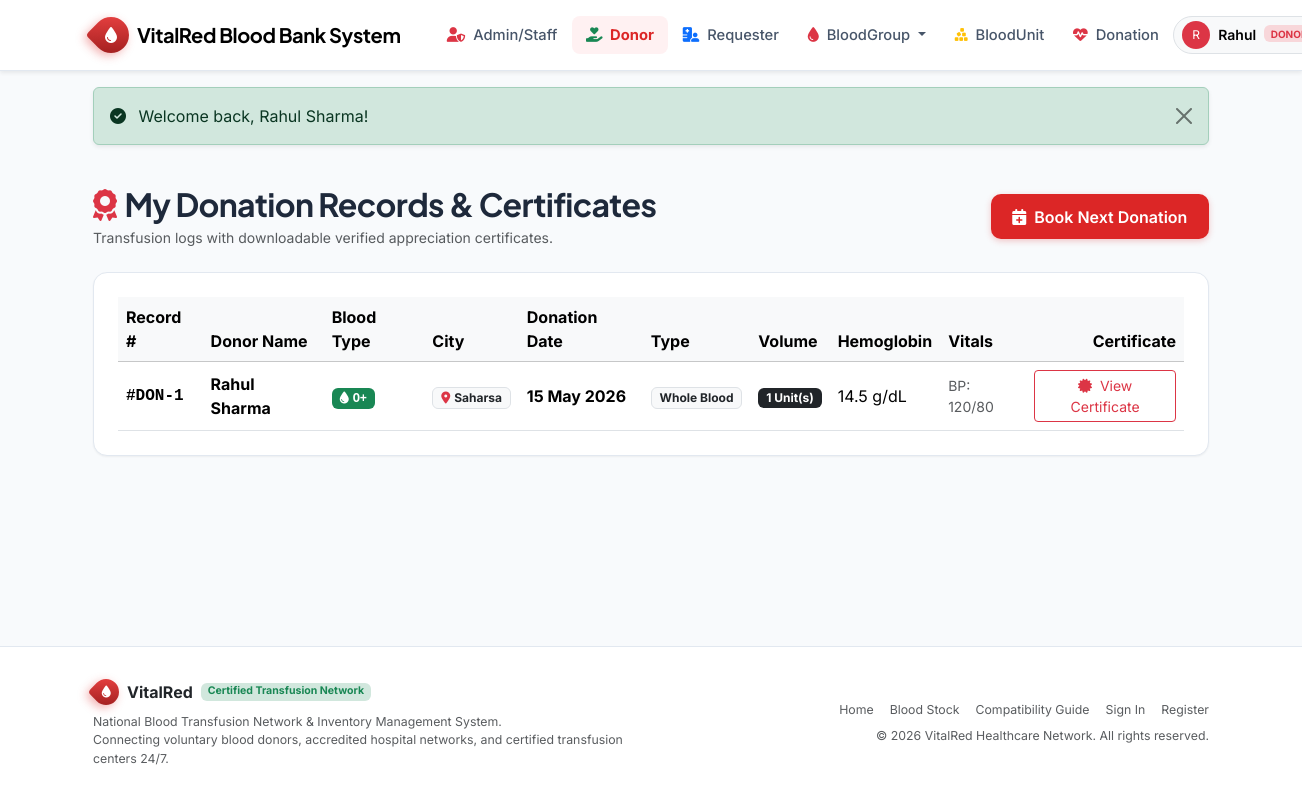
Screenshot of /donor/history.php (signed in) with the database file from the repository.
### tables this page shows
CREATE TABLE donors (
    donor_id INT AUTO_INCREMENT PRIMARY KEY,
    user_id INT NULL UNIQUE,                      
    first_name VARCHAR(60) NOT NULL,
    last_name VARCHAR(60) NOT NULL,
    dob DATE NOT NULL,
    gender ENUM('Male', 'Female', 'Other') NOT NULL,
    blood_group_id INT NOT NULL,
    address_street VARCHAR(180) NOT NULL,
    city VARCHAR(80) NOT NULL,
    state VARCHAR(80) NOT NULL DEFAULT 'Delhi NCR',
    pincode VARCHAR(15) NOT NULL,
    emergency_contact VARCHAR(25) NOT NULL,
    last_donation_date DATE NULL,
    created_at TIMESTAMP DEFAULT CURRENT_TIMESTAMP,
    CONSTRAINT fk_donor_user FOREIGN KEY (user_id) 
        REFERENCES users (user_id) ON DELETE SET NULL ON UPDATE CASCADE,
    CONSTRAINT fk_donor_blood_group FOREIGN KEY (blood_group_id) 
        REFERENCES blood_groups (blood_group_id) ON DELETE RESTRICT ON UPDATE CASCADE,
    INDEX idx_donor_blood_group (blood_group_id),
    INDEX idx_donor_city (city)
);

CREATE TABLE donations (
    donation_id INT AUTO_INCREMENT PRIMARY KEY,
    donor_id INT NOT NULL,
    blood_group_id INT NOT NULL,
    donation_date DATE NOT NULL,
    units_collected INT NOT NULL DEFAULT 1,
    hemoglobin_g_dl DECIMAL(4, 1) NOT NULL,       
    blood_pressure VARCHAR(15) NOT NULL,          
    donation_type ENUM('Whole Blood', 'Platelets', 'Plasma', 'Red Cells') DEFAULT 'Whole Blood',
    staff_id INT NULL,                            
    remarks VARCHAR(255) NULL,
    created_at TIMESTAMP DEFAULT CURRENT_TIMESTAMP,
    CONSTRAINT fk_donation_donor FOREIGN KEY (donor_id) 
        REFERENCES donors (donor_id) ON DELETE RESTRICT ON UPDATE CASCADE,
    CONSTRAINT fk_donation_blood_group FOREIGN KEY (blood_group_id) 
        REFERENCES blood_groups (blood_group_id) ON DELETE RESTRICT ON UPDATE CASCADE,
    CONSTRAINT fk_donation_staff FOREIGN KEY (staff_id) 
        REFERENCES users (user_id) ON DELETE SET NULL ON UPDATE CASCADE,
    INDEX idx_donation_date (donation_date)
);

CREATE TABLE blood_groups (
    blood_group_id INT AUTO_INCREMENT PRIMARY KEY,
    group_name VARCHAR(5) NOT NULL UNIQUE,       
    rh_factor ENUM('Positive', 'Negative') NOT NULL,
    critical_threshold INT NOT NULL DEFAULT 5,   
    description VARCHAR(255) NULL
);

### donor/history.php (the view, shortened to what this page needs)
<?php
require_once __DIR__ . '/../includes/auth_helper.php';
$user_id = $_SESSION['user_id'];
$stmt = $pdo->prepare("SELECT d.*, bg.group_name, bg.rh_factor FROM donors d
                      JOIN blood_groups bg ON d.blood_group_id = bg.blood_group_id
                      WHERE d.user_id = ? LIMIT 1");
$stmt->execute([$user_id]);
$donor = $stmt->fetch();
$donations = [];
if ($donor) {
    $d_stmt = $pdo->prepare("SELECT * FROM donations WHERE donor_id = ? ORDER BY donation_date DESC");
    $d_stmt->execute([$donor['donor_id']]);
    $donations = $d_stmt->fetchAll();
}
require_once __DIR__ . '/../includes/header.php';
?>
<div class="container py-4">
    <div class="d-flex flex-wrap justify-content-between align-items-center mb-4 gap-3">
        <div>
            <h2 class="fw-bold mb-1"><i class="fa-solid fa-award text-danger me-2"></i>My Donation Records &amp; Certificates</h2>
            <p class="text-muted small mb-0">Transfusion logs with downloadable verified appreciation certificates.</p>
        </div>
        <a href="<?= BASE_URL ?>donor/schedule.php" class="btn btn-vitalred">
            <i class="fa-solid fa-calendar-plus me-1"></i> Book Next Donation
        </a>
    </div>
    <div class="vr-card p-4">
        <div class="table-responsive">
            <table class="table table-hover align-middle mb-0">
                <thead class="table-light">
                    <tr>
                        <th>Record #</th>
                        <th>Donor Name</th>
                        <th>Blood Type</th>
                        <th>City</th>
                        <th>Donation Date</th>
                        <th>Type</th>
                        <th>Volume</th>
                        <th>Hemoglobin</th>
                        <th>Vitals</th>
                        <th class="text-end">Certificate</th>
                    </tr>
                </thead>
                <tbody>
                    <?php if (empty($donations)): ?>
                        <tr><td colspan="10" class="text-center py-4 text-muted">No donation history recorded yet.</td></tr>
                    <?php else: ?>
                        <?php foreach ($donations as $dn): ?>
                            <tr>
                                <td class="font-monospace fw-bold">#DON-<?= $dn['donation_id'] ?></td>
                                <td class="fw-bold"><?= e(($donor['first_name'] ?? '') . ' ' . ($donor['last_name'] ?? '')) ?></td>
                                <td><?= get_blood_badge($donor['group_name'] ?? '') ?></td>
                                <td><span class="badge bg-light text-dark border"><i class="fa-solid fa-location-dot text-danger me-1"></i><?= e($donor['city'] ?? 'N/A') ?></span></td>
                                <td class="fw-bold"><?= format_date($dn['donation_date']) ?></td>
                                <td><span class="badge bg-light text-dark border"><?= e($dn['donation_type']) ?></span></td>
                                <td><span class="badge bg-dark"><?= e($dn['units_collected']) ?> Unit(s)</span></td>
                                <td><?= e($dn['hemoglobin_g_dl']) ?> g/dL</td>
                                <td class="small text-muted">BP: <?= e($dn['blood_pressure']) ?></td>
                                <td class="text-end">
                                    <button class="btn btn-outline-danger btn-sm" data-bs-toggle="modal" data-bs-target="#certModal<?= $dn['donation_id'] ?>">
                                        <i class="fa-solid fa-certificate me-1"></i> View Certificate
                                    </button>
                                </td>
                            </tr>
                        <?php endforeach; ?>
                    <?php endif; ?>
                </tbody>
            </table>
        </div>
    </div>
</div>
<?php require_once __DIR__ . '/../includes/footer.php'; ?>

### includes/header.php (shortened to what this page needs)
<?php
require_once __DIR__ . '/auth_helper.php';
$current_user = current_user();
$role = current_role();
$req_uri = $_SERVER['REQUEST_URI'] ?? '';
?>
<!DOCTYPE html>
<html lang="en">
<head>
    <link href="https://cdn.jsdelivr.net/npm/bootstrap@5.3.3/dist/css/bootstrap.min.css" rel="stylesheet">
    <link href="https://cdnjs.cloudflare.com/ajax/libs/font-awesome/6.5.2/css/all.min.css" rel="stylesheet">
    <link href="<?= BASE_URL ?>assets/css/style.css" rel="stylesheet">
</head>
<body>
<nav class="navbar navbar-expand-lg navbar-vitalred sticky-top shadow-sm">
    <div class="container">
        <a class="navbar-brand d-flex align-items-center gap-2" href="<?= BASE_URL ?>index.php">
            <span class="brand-icon-drop">
                <i class="fa-solid fa-droplet text-white"></i>
            </span>
            <div class="brand-text-block">
                <span class="brand-title">Vital<span class="brand-title-accent">Red</span></span>
                <span class="brand-subtitle">Blood Bank System</span>
            </div>
        </a>
        <div class="collapse navbar-collapse" id="navbarContent">
            <ul class="navbar-nav me-auto mb-2 mb-lg-0 ms-lg-3">
                <li class="nav-item">
                    <a class="nav-link text-nowrap <?= strpos($req_uri, 'admin/index') !== false ? 'active fw-bold' : '' ?>"
                       href="<?= BASE_URL ?><?= $role === 'admin' ? 'admin/index.php' : 'login.php' ?>">
                        <i class="fa-solid fa-user-shield me-1 text-danger"></i> Admin/Staff
                    </a>
                </li>
                <li class="nav-item">
                    <a class="nav-link text-nowrap <?= (strpos($req_uri, 'donor') !== false && strpos($req_uri, 'donations') === false) ? 'active fw-bold' : '' ?>"
                       href="<?= BASE_URL ?><?= $role === 'admin' ? 'admin/donors.php' : ($role === 'donor' ? 'donor/index.php' : 'register.php?role=donor') ?>">
                        <i class="fa-solid fa-hand-holding-heart me-1 text-success"></i> Donor
                    </a>
                </li>
                <li class="nav-item">
                    <a class="nav-link text-nowrap <?= strpos($req_uri, 'request') !== false ? 'active fw-bold' : '' ?>"
                       href="<?= BASE_URL ?><?= $role === 'admin' ? 'admin/requests.php' : ($role === 'requester' ? 'requester/index.php' : 'requester/new_request.php') ?>">
                        <i class="fa-solid fa-hospital-user me-1 text-primary"></i> Requester
                    </a>
                </li>
                <li class="nav-item dropdown">
                    <a class="nav-link dropdown-toggle text-nowrap <?= strpos($req_uri, 'blood_groups') !== false ? 'active fw-bold' : '' ?>"
                       href="#" id="navbarBloodGroupDropdown" role="button" data-bs-toggle="dropdown" aria-expanded="false">
                        <i class="fa-solid fa-droplet me-1 text-danger"></i> BloodGroup
                    </a>
                </li>
                <li class="nav-item">
                    <a class="nav-link text-nowrap <?= strpos($req_uri, 'stock') !== false ? 'active fw-bold' : '' ?>"
                       href="<?= BASE_URL ?><?= $role === 'admin' ? 'admin/stock.php' : 'index.php#stock-section' ?>">
                        <i class="fa-solid fa-cubes-stacked me-1 text-warning"></i> BloodUnit
                    </a>
                </li>
                <li class="nav-item">
                    <a class="nav-link text-nowrap <?= strpos($req_uri, 'donations') !== false || strpos($req_uri, 'schedule') !== false ? 'active fw-bold' : '' ?>"
                       href="<?= BASE_URL ?><?= $role === 'admin' ? 'admin/donations.php' : ($role === 'donor' ? 'donor/history.php' : 'donor/schedule.php') ?>">
                        <i class="fa-solid fa-heart-pulse me-1 text-danger"></i> Donation
                    </a>
                </li>
            </ul>
            <div class="d-flex align-items-center gap-2">
                <?php if ($current_user): ?>
                    <div class="dropdown">
                        <button class="btn btn-light border dropdown-toggle d-flex align-items-center gap-2 py-1 px-2 rounded-pill" type="button" data-bs-toggle="dropdown">
                            <?php if (!empty($current_user['avatar_url'])): ?>
                                <img src="<?= e($current_user['avatar_url']) ?>" alt="Avatar" class="rounded-circle" width="28" height="28">
                            <?php else: ?>
                                <span class="bg-danger text-white rounded-circle d-inline-flex align-items-center justify-content-center" style="width:28px;height:28px;font-size:12px;">
                                    <?= strtoupper(substr($current_user['full_name'], 0, 1)) ?>
                                </span>
                            <?php endif; ?>
                            <span class="small fw-semibold"><?= e(explode(' ', $current_user['full_name'])[0]) ?></span>
                            <span class="badge bg-danger-subtle text-danger text-uppercase" style="font-size: 10px;"><?= e($current_user['role']) ?></span>
                        </button>
                    </div>
                <?php endif; ?>
            </div>
        </div>
    </div>
</nav>
<div class="container mt-3">
    <?php if ($flash = get_flash()): ?>
        <div class="alert alert-<?= e($flash['type']) ?> alert-dismissible fade show shadow-sm" role="alert">
            <i class="fa-solid <?= $flash['type'] === 'success' ? 'fa-circle-check' : 'fa-circle-exclamation' ?> me-2"></i>
            <?= e($flash['message']) ?>
            <button type="button" class="btn-close" data-bs-dismiss="alert" aria-label="Close"></button>
        </div>
    <?php endif; ?>
</div>
<main class="flex-grow-1">

### includes/auth_helper.php (shortened to what this page needs)
<?php
function e($string) {
    return htmlspecialchars((string)($string ?? ''), ENT_QUOTES, 'UTF-8');
}
function current_user(): ?array {
    return $_SESSION['user'] ?? null;
}
function current_role(): ?string {
    return $_SESSION['user']['role'] ?? null;
}
function get_flash(): ?array {
    if (isset($_SESSION['flash'])) {
        $flash = $_SESSION['flash'];
        return $flash;
    }
    return null;
}
function format_date(?string $date, string $format = 'd M Y'): string {
    try {
        $dt = new DateTime($date);
        return $dt->format($format);
    } catch (Exception $e) {
        return $date;
    }
}
function get_blood_badge(string $group): string {
    $colors = [
        'A+' => 'bg-danger text-white',
        'A-' => 'bg-danger text-white',
        'B+' => 'bg-primary text-white',
        'B-' => 'bg-info text-dark',
        'AB+' => 'bg-purple text-white',
        'AB-' => 'bg-dark text-white',
        'O+' => 'bg-success text-white',
        'O-' => 'bg-warning text-dark'
    ];
    $cls = $colors[$group] ?? 'bg-secondary text-white';
    return '<span class="badge ' . $cls . ' px-2 py-1 font-monospace"><i class="fa-solid fa-droplet me-1"></i>' . e($group) . '</span>';
}

### assets/css/style.css (style rules this page uses)
:root { --primary-red: #dc2626; --primary-red-hover: #b91c1c; --primary-red-dark: #991b1b; --primary-red-light: #fee2e2; --primary-red-ultra-light: #fff1f2; --accent-emerald: #059669; --accent-blue: #2563eb; --accent-purple: #7c3aed; --dark-slate: #0f172a; --card-slate: #1e293b; --border-color: #e2e8f0; --body-bg: #f8fafc; --text-main: #1e293b; --text-muted: #64748b; --font-heading: 'Plus Jakarta Sans', system-ui, -apple-system, sans-serif; --font-body: 'Inter', system-ui, -apple-system, sans-serif; --shadow-sm: 0 1px 2px 0 rgb(0 0 0 / 0.05); --shadow-md: 0 4px 6px -1px rgb(0 0 0 / 0.08), 0 2px 4px -2px rgb(0 0 0 / 0.05); --shadow-lg: 0 10px 15px -3px rgb(0 0 0 / 0.08), 0 4px 6px -4px rgb(0 0 0 / 0.04); --shadow-xl: 0 20px 25px -5px rgb(0 0 0 / 0.1), 0 8px 10px -6px rgb(0 0 0 / 0.05); }
body { font-family: var(--font-body); background-color: var(--body-bg); color: var(--text-main); min-height: 100vh; display: flex; flex-direction: column; }
h1, h2, h3, h4, h5, h6, .navbar-brand { font-family: var(--font-heading); font-weight: 700; letter-spacing: -0.02em; }
.navbar-vitalred { background: #ffffff; border-bottom: 1px solid var(--border-color); box-shadow: var(--shadow-sm); padding: 0.75rem 0; }
.brand-icon-drop { width: 36px; height: 36px; background: linear-gradient(135deg, #ef4444, #991b1b); border-radius: 50% 50% 50% 4px; transform: rotate(45deg); display: inline-flex; align-items: center; justify-content: center; box-shadow: 0 4px 10px rgba(220, 38, 38, 0.35); }
.brand-icon-drop i { transform: rotate(-45deg); color: #ffffff; font-size: 1rem; }
.nav-link { font-weight: 500; font-size: 0.92rem; color: #475569; padding: 0.5rem 0.9rem !important; border-radius: 8px; transition: all 0.2s ease; }
.nav-link:hover, .nav-link.active { color: var(--primary-red) !important; background-color: var(--primary-red-ultra-light); }
.vr-card { background: #ffffff; border: 1px solid var(--border-color); border-radius: 14px; box-shadow: var(--shadow-sm); transition: transform 0.2s ease, box-shadow 0.2s ease; overflow: hidden; }
.btn-vitalred { background-color: var(--primary-red); color: #ffffff; font-weight: 600; border: none; border-radius: 10px; padding: 0.65rem 1.35rem; box-shadow: 0 2px 6px rgba(220, 38, 38, 0.25); transition: all 0.2s ease; }

### rows the page displays
donors: first_name "Rahul"
donations: donation_id "1", donor.last_name "Rahul Sharma", blood_group.group_name "O+", donor.city "Saharsa", donation_date "15 May 2026", donation_type "Whole Blood", units_collected "1", hemoglobin_g_dl "14.5", blood_pressure "120/80"

### other values shown
substr($current_user['full_name'], 0, 1) "R"
$flash['message'] "Welcome back, Rahul Sharma!"
